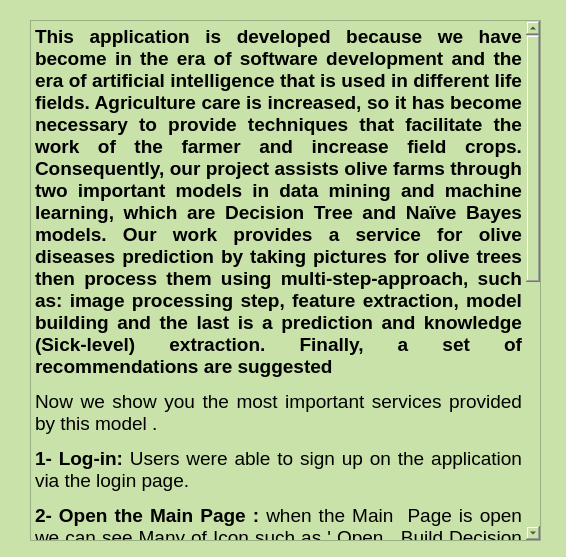
<?xml version="1.0" encoding="UTF-8"?>
<ui version="4.0">
 <class>Form</class>
 <widget class="QWidget" name="Form">
  <property name="geometry">
   <rect>
    <x>0</x>
    <y>0</y>
    <width>566</width>
    <height>557</height>
   </rect>
  </property>
  <property name="windowTitle">
   <string>Form</string>
  </property>
  <property name="styleSheet">
   <string notr="true">background-color: rgb(201, 226, 169);
font: 12pt &quot;MV Boli&quot;;</string>
  </property>
  <widget class="QTextEdit" name="textEdit">
   <property name="geometry">
    <rect>
     <x>30</x>
     <y>20</y>
     <width>511</width>
     <height>521</height>
    </rect>
   </property>
   <property name="readOnly">
    <bool>true</bool>
   </property>
   <property name="html">
    <string>&lt;!DOCTYPE HTML PUBLIC &quot;-//W3C//DTD HTML 4.0//EN&quot; &quot;http://www.w3.org/TR/REC-html40/strict.dtd&quot;&gt;
&lt;html&gt;&lt;head&gt;&lt;meta name=&quot;qrichtext&quot; content=&quot;1&quot; /&gt;&lt;style type=&quot;text/css&quot;&gt;
p, li { white-space: pre-wrap; }
&lt;/style&gt;&lt;/head&gt;&lt;body style=&quot; font-family:'MV Boli'; font-size:12pt; font-weight:400; font-style:normal;&quot;&gt;
&lt;p align=&quot;justify&quot; style=&quot; margin-top:0px; margin-bottom:0px; margin-left:0px; margin-right:0px; -qt-block-indent:0; text-indent:0px;&quot;&gt;&lt;span style=&quot; font-family:'Times New Roman,serif'; font-size:14pt; font-weight:600; color:#000000;&quot;&gt;This application is developed because we have become in the era of software development and the era of artificial intelligence that is used in different life fields. Agriculture care is increased, so it has become necessary to provide techniques that facilitate the work of the farmer and increase field crops. Consequently, our project assists olive farms through two important models in data mining and machine learning, which are Decision Tree and Naïve Bayes models. Our work provides a service for olive diseases prediction by taking pictures for olive trees then process them using multi-step-approach, such as: image processing step, feature extraction, model building and the last is a prediction and knowledge (Sick-level) extraction. Finally, a set of recommendations are suggested&lt;/span&gt;&lt;/p&gt;
&lt;p align=&quot;justify&quot; style=&quot; margin-top:12px; margin-bottom:12px; margin-left:0px; margin-right:0px; -qt-block-indent:0; text-indent:0px;&quot;&gt;&lt;span style=&quot; font-size:14pt;&quot;&gt;Now we show you the most important services provided by this model . &lt;/span&gt;&lt;/p&gt;
&lt;p align=&quot;justify&quot; style=&quot; margin-top:12px; margin-bottom:12px; margin-left:0px; margin-right:0px; -qt-block-indent:0; text-indent:0px;&quot;&gt;&lt;span style=&quot; font-size:14pt; font-weight:600;&quot;&gt;1-&lt;/span&gt;&lt;span style=&quot; font-size:14pt;&quot;&gt; &lt;/span&gt;&lt;span style=&quot; font-size:14pt; font-weight:600;&quot;&gt;Log-in:&lt;/span&gt;&lt;span style=&quot; font-size:14pt;&quot;&gt; Users were able to sign up on the application via the login page. &lt;/span&gt;&lt;/p&gt;
&lt;p align=&quot;justify&quot; style=&quot; margin-top:12px; margin-bottom:12px; margin-left:0px; margin-right:0px; -qt-block-indent:0; text-indent:0px;&quot;&gt;&lt;span style=&quot; font-size:14pt; font-weight:600;&quot;&gt;2-&lt;/span&gt;&lt;span style=&quot; font-size:14pt;&quot;&gt; &lt;/span&gt;&lt;span style=&quot; font-size:14pt; font-weight:600;&quot;&gt;Open the Main Page :&lt;/span&gt;&lt;span style=&quot; font-size:14pt;&quot;&gt; when the Main  Page is open we can see Many of Icon such as ' Open , Build Decision Tree ,Start Prediction , Accuracy. &lt;/span&gt;&lt;/p&gt;
&lt;p align=&quot;justify&quot; style=&quot; margin-top:12px; margin-bottom:12px; margin-left:0px; margin-right:0px; -qt-block-indent:0; text-indent:0px;&quot;&gt;&lt;span style=&quot; font-size:14pt; font-weight:600;&quot;&gt;3-&lt;/span&gt;&lt;span style=&quot; font-size:14pt;&quot;&gt; &lt;/span&gt;&lt;span style=&quot; font-size:14pt; font-weight:600;&quot;&gt;Open  :&lt;/span&gt;&lt;span style=&quot; font-size:14pt;&quot;&gt;  When you click on the open icon, you select the file to display and then display it in the specified location &lt;/span&gt;&lt;/p&gt;
&lt;p align=&quot;justify&quot; style=&quot; margin-top:12px; margin-bottom:12px; margin-left:0px; margin-right:0px; -qt-block-indent:0; text-indent:0px;&quot;&gt;&lt;span style=&quot; font-size:14pt; font-weight:600;&quot;&gt;4-&lt;/span&gt;&lt;span style=&quot; font-size:14pt;&quot;&gt; &lt;/span&gt;&lt;span style=&quot; font-size:14pt; font-weight:600;&quot;&gt;Build_DT :&lt;/span&gt;&lt;span style=&quot; font-size:14pt;&quot;&gt;when you  click on ' Build_DT ' icon , dialog appeared the Decision Tree &lt;/span&gt;&lt;/p&gt;
&lt;p align=&quot;justify&quot; style=&quot; margin-top:12px; margin-bottom:12px; margin-left:0px; margin-right:0px; -qt-block-indent:0; text-indent:0px;&quot;&gt;&lt;span style=&quot; font-size:14pt; font-weight:600;&quot;&gt;5-&lt;/span&gt;&lt;span style=&quot; font-size:14pt;&quot;&gt; &lt;/span&gt;&lt;span style=&quot; font-size:14pt; font-weight:600;&quot;&gt;Start Prediction :&lt;/span&gt;&lt;span style=&quot; font-size:14pt;&quot;&gt;  Here, two types of forms were used. The first is the decision tree and the second is Naive Bayes. We can predict the process in two ways. &lt;/span&gt;&lt;/p&gt;
&lt;p align=&quot;justify&quot; style=&quot; margin-top:12px; margin-bottom:12px; margin-left:0px; margin-right:0px; -qt-block-indent:0; text-indent:0px;&quot;&gt;&lt;span style=&quot; font-size:14pt; font-weight:600;&quot;&gt;6-&lt;/span&gt;&lt;span style=&quot; font-size:14pt;&quot;&gt; &lt;/span&gt;&lt;span style=&quot; font-size:14pt; font-weight:600;&quot;&gt;load :&lt;/span&gt;&lt;span style=&quot; font-size:14pt;&quot;&gt; a file is opened and an image is selected for an olive leaf and show it in the space ,then click on ' Prediction icon ' the result  showed in the text box &lt;/span&gt;&lt;/p&gt;
&lt;p align=&quot;justify&quot; style=&quot; margin-top:12px; margin-bottom:12px; margin-left:0px; margin-right:0px; -qt-block-indent:0; text-indent:0px;&quot;&gt;&lt;span style=&quot; font-size:14pt; font-weight:600;&quot;&gt;7-&lt;/span&gt;&lt;span style=&quot; font-size:14pt;&quot;&gt; &lt;/span&gt;&lt;span style=&quot; font-size:14pt; font-weight:600;&quot;&gt;Archive :&lt;/span&gt;&lt;span style=&quot; font-size:14pt;&quot;&gt;it is possible to view the images that have been entered and move between them by clicking on the Previous and Next icon. Here also the level to which they belong is displayed. &lt;/span&gt;&lt;/p&gt;
&lt;p align=&quot;justify&quot; style=&quot; margin-top:12px; margin-bottom:12px; margin-left:0px; margin-right:0px; -qt-block-indent:0; text-indent:0px;&quot;&gt;&lt;span style=&quot; font-size:14pt; font-weight:600;&quot;&gt;8-Accuracy :&lt;/span&gt;&lt;span style=&quot; font-size:14pt;&quot;&gt; the accuracy of the work appeared in the text box. Decision tree first check icon for decision tree And the second check for des icon for Naive Bayes &lt;/span&gt;&lt;/p&gt;&lt;/body&gt;&lt;/html&gt;</string>
   </property>
  </widget>
 </widget>
 <resources/>
 <connections/>
</ui>
